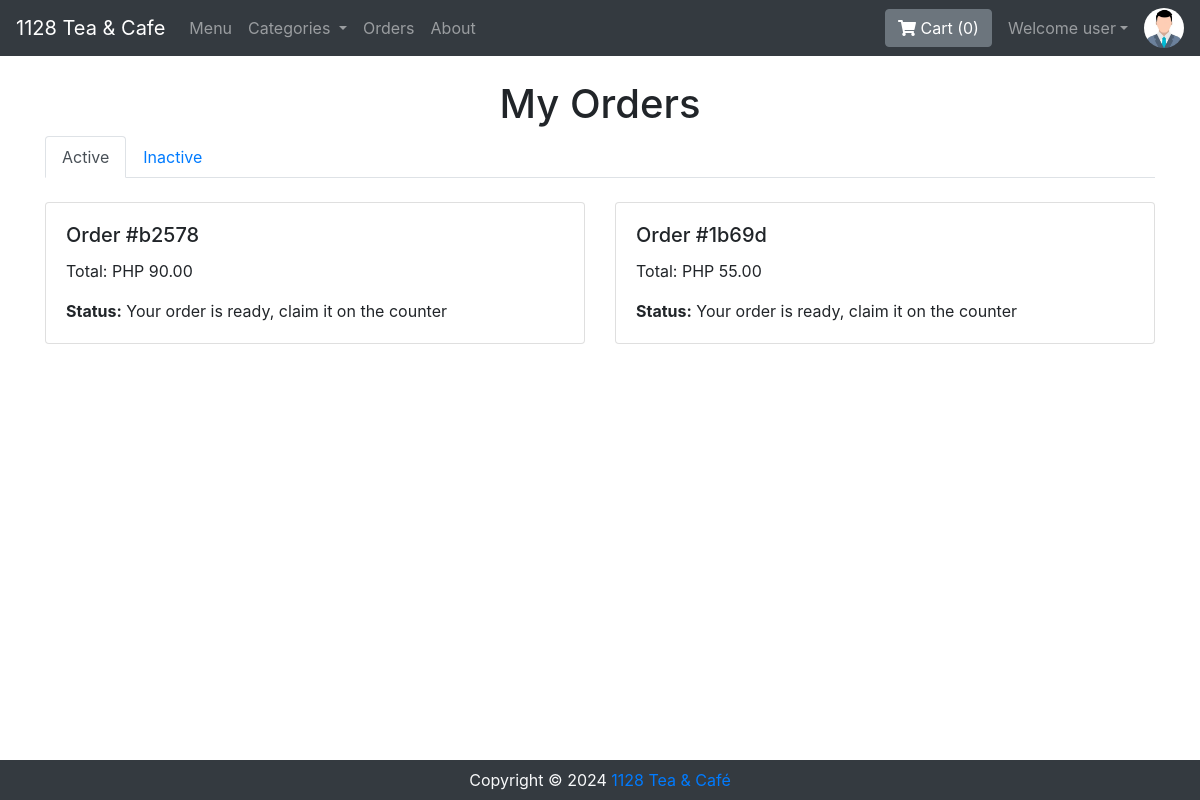
The app's page /viewOrder.php (signed in) with its own data.
### tables this page shows
CREATE TABLE `sitedetail` (
  `tempId` int NOT NULL,
  `systemName` varchar(21) NOT NULL,
  `email` varchar(35) NOT NULL,
  `contact1` bigint NOT NULL,
  `contact2` bigint DEFAULT NULL COMMENT 'Optional',
  `address` text NOT NULL,
  `dateTime` datetime NOT NULL DEFAULT CURRENT_TIMESTAMP
);

CREATE TABLE `orders` (
  `orderId` varchar(50) NOT NULL,
  `userId` int NOT NULL,
  `amount` int NOT NULL,
  `paymentMode` enum('0','1','2') NOT NULL DEFAULT '2' COMMENT '0=Maya, 1=Gcash, 2=Cash',
  `orderStatus` enum('1','2','3','4','5','6') NOT NULL DEFAULT '1' COMMENT '1=Order Placed, 2=Preparing your Order, 3=Your order is ready for pick-up!, 4=Order Received, 5=Order Denied, 6=Order Cancelled.',
  `orderDate` datetime NOT NULL DEFAULT CURRENT_TIMESTAMP
);

### partials/_orderItemModal.php (called while the page is built, shortened)
<?php
function getOrderStatusDescription($status)
{
    $statuses = [
        '1' => 'Order Placed',
        '2' => 'Preparing your Order',
        '3' => 'Your order is ready, claim it on the counter',
        '4' => 'Order Received',
        '5' => 'Order Denied',
        '6' => 'Cancelled',
    ];
    return $statuses[$status] ?? 'Unknown Status';
}
?>

### viewOrder.php (the view, shortened to what this page needs)
<?php require 'partials/_nav.php'; ?>
<?php include 'partials/_orderItemModal.php'; ?>
<!doctype html>
<html lang="en">
<head>
    <link rel="stylesheet" href="https://stackpath.bootstrapcdn.com/bootstrap/4.5.0/css/bootstrap.min.css">
    <link rel="stylesheet" href="https://use.fontawesome.com/releases/v5.8.2/css/all.css">
</head>
<body>
    <?php if ($loggedin) : ?>
        <div class="container mt-4">
            <h1 class="text-center">My Orders</h1>
            <ul class="nav nav-tabs">
                <li class="nav-item"><a class="nav-link active" data-toggle="tab" href="#claimable">Active</a></li>
                <li class="nav-item"><a class="nav-link" data-toggle="tab" href="#cancelled">Inactive</a></li>
            </ul>
            <div class="tab-content">
                <br>
                <div id="claimable" class="tab-pane fade show active">
                    <div class="row">
                        <?php
                        $stmt = $conn->prepare("SELECT orderId, amount, orderDate, UNIX_TIMESTAMP(orderDate) AS timestamp, orderStatus FROM orders WHERE userId = ? AND orderStatus NOT IN ('4', '5', '6') ORDER BY orderDate DESC");
                        $stmt->bind_param("i", $userId);
                        $stmt->execute();
                        $result = $stmt->get_result();
                        $currentTime = time();
                        while ($order = $result->fetch_assoc()) {
                            $timeLeft = max(0, 20 * 60 - ($currentTime - $order['timestamp']));
                            $statusText = getOrderStatusDescription($order['orderStatus']);
                            if ($order['orderStatus'] == 1) {
                                echo "<div class='col-md-6 mb-4'>
                                    <div class='card order-card' data-toggle='modal' data-target='#orderItem" . htmlspecialchars($order['orderId']) . "'>
                                        <div class='card-body'>
                                            <h5 class='card-title'>Order #" . htmlspecialchars($order['orderId']) . "</h5>
                                            <p class='card-text'>Total: PHP " . number_format($order['amount'], 2) . "</p>
                                                <p class='card-text countdown' data-time-left='$timeLeft'><strong>Time left to claim:</strong> <span>$statusText</span></p>
                                        </div>
                                    </div>
                                </div>";
                            } else {
                                echo "<div class='col-md-6 mb-4'>
                                    <div class='card order-card' data-toggle='modal' data-target='#orderItem" . htmlspecialchars($order['orderId']) . "'>
                                        <div class='card-body'>
                                            <h5 class='card-title'>Order #" . htmlspecialchars($order['orderId']) . "</h5>
                                            <p class='card-text'>Total: PHP " . number_format($order['amount'], 2) . "</p>
                                            <p class='card-text'><strong>Status:</strong> $statusText</p>
                                        </div>
                                    </div>
                                </div>";
                            }
                        }
                        ?>
                    </div>
                </div>
            </div>
        </div>
    <?php endif; ?>
    <?php require 'partials/_footer.php'; ?>
</body>
</html>

### partials/_nav.php (shortened to what this page needs)
<?php
include 'partials/_sessionStart.php';
include 'partials/_dbconnect.php';
$systemName = "Default System Name";
$userId = 0;
$count = 0;
if (isset($_SESSION['loggedin']) && $_SESSION['loggedin'] == true) {
  $loggedin = true;
  $userId = $_SESSION['userId'];
} else {
  $loggedin = false;
}
if ($result = mysqli_query($conn, "SELECT * FROM `sitedetail`")) {
  if ($row = mysqli_fetch_assoc($result)) {
    $systemName = $row['systemName'];
  }
} else {
  $error = mysqli_error($conn);
}
if ($loggedin) {
  $countsql = "SELECT SUM(`itemQuantity`) AS itemCount FROM `viewcart` WHERE `userId`=?";
  if ($stmt = mysqli_prepare($conn, $countsql)) {
    mysqli_stmt_bind_param($stmt, "i", $userId);
    mysqli_stmt_execute($stmt);
    mysqli_stmt_bind_result($stmt, $count);
    $count = $count ?: 0;
  }
}
?>
<nav class="navbar navbar-expand-lg navbar-dark bg-dark">
  <a class="navbar-brand" href="index.php"><?= htmlspecialchars($systemName) ?></a>
  <div class="collapse navbar-collapse" id="navbarSupportedContent">
    <ul class="navbar-nav mr-auto">
      <li class="nav-item">
        <a class="nav-link" href="index.php">Menu</a>
      </li>
      <li class="nav-item dropdown">
        <a class="nav-link dropdown-toggle" href="#" id="navbarDropdown" role="button" data-toggle="dropdown" aria-haspopup="true" aria-expanded="false">
          Categories
        </a>
      </li>
      <li class="nav-item">
        <a class="nav-link" href="viewOrder.php">Orders</a>
      </li>
      <li class="nav-item">
        <a class="nav-link" href="about.php">About</a>
      </li>
    </ul>
    <a href="viewCart.php" class="btn btn-secondary mx-2" title="My Cart">
      <i class="fas fa-shopping-cart"></i> Cart (<span id="cartCount"><?= $count ?></span>)
    </a>
    <?php if ($loggedin) : ?>
      <ul class="navbar-nav mr-2">
        <li class="nav-item dropdown">
          <a class="nav-link dropdown-toggle" href="#" id="navbarDropdownProfile" role="button" data-toggle="dropdown">Welcome <?= htmlspecialchars($_SESSION['nickname']) ?></a>
        </li>
      </ul>
      <div class="text-center image-size-small position-relative">
        <a href="viewProfile.php"><img src="img/person-<?= $userId ?>.jpg" class="rounded-circle" onError="this.src = 'img/profilePic.jpg'" style="width:40px; height:40px"></a>
      </div>
    <?php else : ?>
      <button type="button" class="btn btn-success mx-2" data-toggle="modal" data-target="#loginModal">Login</button>
      <button type="button" the "btn btn-success mx-2" data-toggle="modal" data-target="#signupModal">SignUp</button>
    <?php endif; ?>
  </div>
</nav>

### viewOrder.php (style rules this page uses)
.card.order-card { cursor: pointer; transition: background-color 0.3s ease; }

### records on screen
sitedetail: systemName "1128 Tea & Cafe"
orders: orderId "b2578", amount "90.00", orderStatus "Your order is ready, claim it on the counter"
orders: orderId "1b69d", amount "55.00", orderStatus "Your order is ready, claim it on the counter"

### other values on screen
$count "0"
$_SESSION['nickname'] "user"
